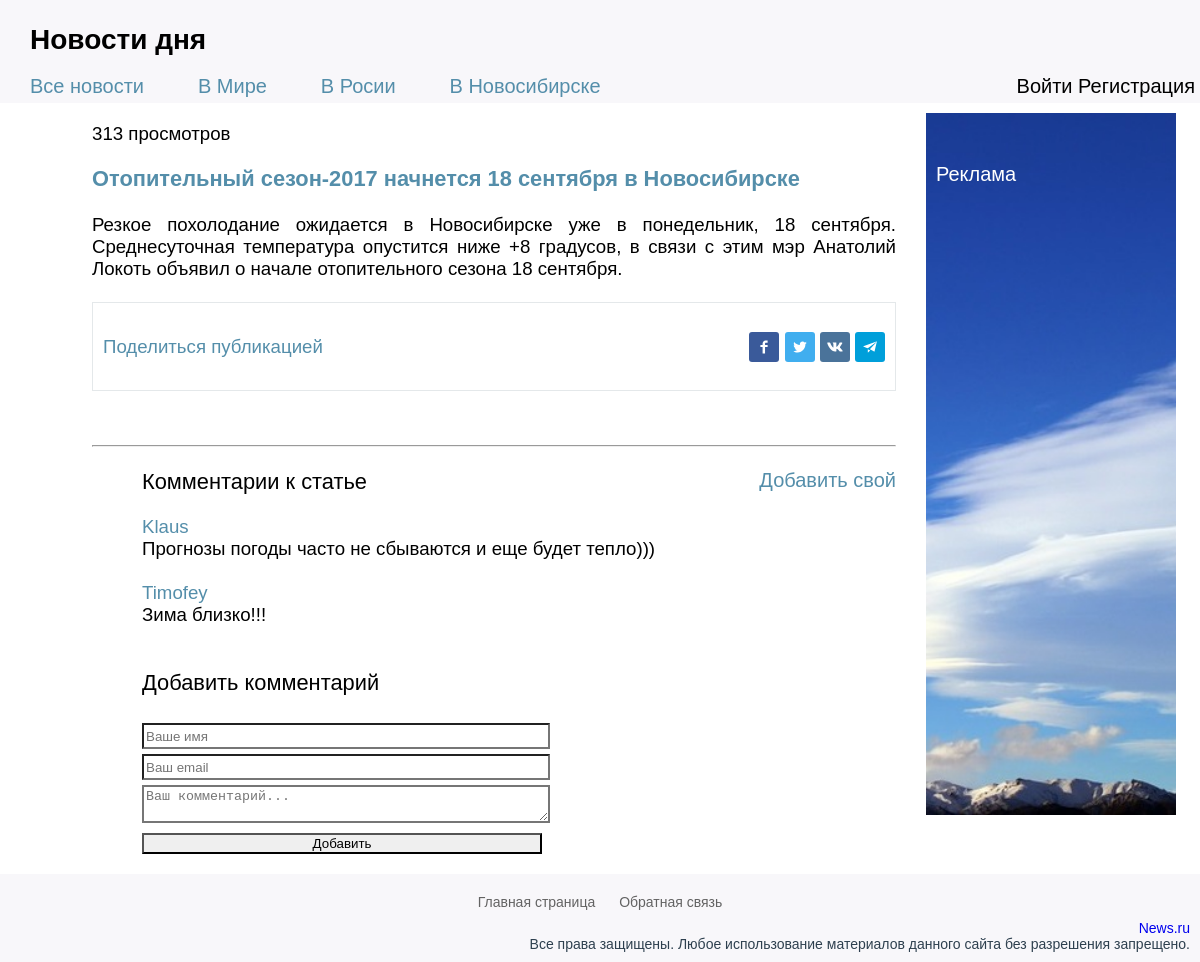
Page /pages/article.php on the committed database.
### tables this page shows
CREATE TABLE `articles` (
  `id` int(11) NOT NULL,
  `title` varchar(255) NOT NULL,
  `content` text NOT NULL,
  `date` date NOT NULL,
  `views` int(11) NOT NULL,
  `likes` int(11) NOT NULL,
  `category` varchar(255) NOT NULL
);

CREATE TABLE `comments` (
  `id` int(11) NOT NULL,
  `articles_id` varchar(11) DEFAULT NULL,
  `author` varchar(60) NOT NULL,
  `email` varchar(60) NOT NULL,
  `text` text NOT NULL,
  `pubdate` datetime NOT NULL
);

### pages/article.php (the view, shortened to what this page needs)
<?php
    require_once "../config.php";
?>
<!DOCTYPE html>
<html lang="ru">
<head>
    <link rel="stylesheet" type="text/css" href="/style/style.css">
</head>
<body>
    <div class="container">
        <?php require_once("header.php") ;?>
        <div class="left_column">
            <?php
            $id = ($_GET['id'] ? intval(htmlentities(trim($_GET['id']))) : 1);
            $article = $pdo->prepare('SELECT * FROM `articles` WHERE `id` = ?');
            $article->bindValue(1, $id, PDO::PARAM_INT);
            $article->execute();
            $article_count = $article->fetchAll();
            if ($article_count <= 0) {
	       ?>
            <div>
                <div>
                <h3>
                    Запрашиваемая Вами статья не найдена!
                </h3>
                </div>
            </div>
            <?php
                } else{
                    foreach ($article_count as $art) {
            ?>
            <div>
                <a class="article_views"><?php echo $art['views']; ?> просмотров</a>
                <h3 class="article_title">
                <?php
                    echo $art['title'];
                ?>
                </h3>
                <div class="article_text">
                    <?php
                        echo $art['content'];
                    ?>
                </div>
                <br>
                <div class="post-share">
                    <span class="post-share_title">Поделиться публикацией</span>
                        <ul class="post-share_buttons social-icons">
                            <li class="social-icons_item social-icons_item_post">
                                <a href="https://www.facebook.com/sharer/sharer.php?u=http://t1009/pages/article.php?id=<?php echo $art['id'];?>" class="social-icons_item-link social-icons_item-link_normal social-icons_item-link_facebook" title="Опубликовать ссылку в Facebook" onclick="window.open(this.href, 'Опубликовать ссылку в Facebook', 'width=640,height=436,toolbar=0,status=0'); return false">
                                <svg class="icon-svg" aria-hidden="true" aria-labelledby="title" version="1.1" role="img" width="24" height="24" viewBox="0 0 24 24"><path d="M14.889 8.608h-1.65c-.195 0-.413.257-.413.6v1.192h2.063v1.698h-2.063v5.102h-1.948v-5.102h-1.766v-1.698h1.766v-1c0-1.434.995-2.6 2.361-2.6h1.65v1.808z"></path></svg>
                                </a>
                            </li>
                            <li class="social-icons_item social-icons_item_post">
                                <a href="https://twitter.com/share?url=http://t1009/pages/article.php?id=<?php echo $art['id'];?>" class="social-icons_item-link social-icons_item-link_normal social-icons_item-link_twitter" title="Опубликовать ссылку в Twitter" onclick="window.open(this.href, 'Опубликовать ссылку в Twitter', 'width=800,height=300,resizable=yes,toolbar=0,status=0'); return false">
                                </a>
                            </li>
                            <li class="social-icons_item social-icons_item_post">
                                <a href="http://vk.com/share.php?url=http://t1009/pages/article.php?id=<?php echo $art['id'];?>" class="social-icons_item-link social-icons_item-link_normal social-icons_item-link_vkontakte" title="Опубликовать ссылку во ВКонтакте" onclick="window.open(this.href, 'Опубликовать ссылку во Вконтакте', 'width=800,height=300,toolbar=0,status=0'); return false">
                                </a>
                            </li>
                            <li class="social-icons_item social-icons_item_post">
                                <a href="https://t.me/share/url?url=http://t1009/pages/article.php?id=<?php echo $art['id'];?>" class="social-icons_item-link social-icons_item-link_normal social-icons_item-link_telegram" title="Поделиться ссылкой в Telegram" onclick="window.open(this.href, 'Поделиться ссылкой в Telegram', 'width=800,height=300,toolbar=0,status=0'); return false">
                                </a>
                            </li>
                        </ul>
                </div>
            </div>
            <?php
        }
        ?>
            <br><br>
            <hr>
            <div class="comment_block">
                <a href="#comment-add-form">Добавить свой</a>
                <h3>Комментарии к статье </h3>
                <div class="comment_content">
                    <div>
                        <?php
                            $comments = $pdo->prepare("SELECT * FROM `comments` WHERE `articles_id` = ? ORDER BY `id` DESC");
                            $comments->bindValue(1, $id, PDO::PARAM_INT);
                            $comments->execute();
                            $comments_count = $comments->fetchAll();
                            foreach ($comments_count as $comment) {
                                ?>
                                <article>
                                    <div>
                                            <div class="comment_author_text"><?php echo $comment['author']; ?></div>
                                                <div class="article__info__preview"><?php echo $comment['text'] ;?></div>
                                                    <div> <br> </div>
                                    </div>
                                </article>
                            <?php
                            }
                            ?>
                    </div>
                </div>
            </div>
            <div id="comment-add-form" class="comment_block">
                <h3>Добавить комментарий</h3>
                <div class="block__content">
                    <form class="form" method="POST" action="/pages/article.php?id=<?php echo $art['id'];?>#comment-add-form">
                    <div class="form__group">
                        <div class="row">
                            <div>
                                <input type="text" name="name" class="form__control" placeholder="Ваше имя" value="<?php echo $_POST['name'];?>">
                            </div>
                            <div>
                            	<input type="text" name="email" class="form__control" placeholder="Ваш email" value="<?php echo $_POST['email'];?>">
                            </div>
                        </div>
                    </div>
                    <div class="form__group">
                        <textarea class="form__control" name="text" placeholder="Ваш комментарий..."><?php echo $_POST['text'];?></textarea>
                    </div>
                    <div class="form__group">
                        <input type="submit" name="do_post" value="Добавить" class="form__control">
                    </div>
                    </form>
                </div>
            </div>
        </div>
	<?php
        }
	?>
	<aside>
        <div class="adv_block">
            <img src="/images/sky_right_column.jpg" class="img_aside">
            <p>Реклама</p>
        </div>
    </aside>
        <?php require_once("footer.php") ;?>
    </div>
</body>
</html>

### style/style.css (style rules this page uses)
body { font: 14px Arial, Helvetica, sans-serif; margin: 0; }
html, body { height: 100%; color: black; }
.container { max-width: 1366px; width: 100%; }
.left_column { float: left; width: 67%; padding: 20px; font: 14pt Arial, Helvetica, sans-serif; margin-left: 6%; text-align: justify; min-height: 400px; }
.article_title { text-decoration: none; color: #548eaa; }
.post-share { border: 1px solid #e4e8ea; padding: 10px; display: flex; -webkit-box-align: center; align-items: center; }
.post-share_title { color: #548eaa; }
.post-share_buttons { margin-left: auto; }
.social-icons_item_post { display: inline-block; }
.social-icons_item-link_facebook { background: #3a5a9a; }
.social-icons_item-link { display: inline-block; border-radius: 3px; color: #fff; vertical-align: middle; text-align: center; cursor: pointer; }
.social-icons_item-link, .icon-svg { width: 30px; height: 30px; }
.icon-svg { display: inline-block; background-color: transparent; color: inherit; vertical-align: middle; fill: currentColor; stroke: currentColor; stroke-width: 0; pointer-events: none; position: relative; }
.social-icons_item-link_twitter { background: #40aeef; }
.social-icons_item-link_vkontakte { background: #4a739a; }
.social-icons_item-link_telegram { background: #009fda; }
.comment_block { margin-left: 50px; }
.comment_block > h3 { font-weight: normal; }
.comment_block > a { float: right; font-size: 20px; color: #548eaa; text-decoration: none; font-weight: 300; }
.comment_author_text { color: #548eaa; }
.form__control { min-width: 400px; min-height: 20px; border-width: 2px; margin-top: 5px; }
aside { padding: 10px; font: 20px Arial, Helvetica, sans-serif; margin-left: 75%; margin-right: 2%; overflow: hidden; text-align: justify; }
.adv_block { display:inline-block; position:relative; }
.adv_block > img { width: 375px; }
.adv_block > p { display:inline-block; position:absolute; top:30px; left:10px; color: #fff; }

### rows in the picture
articles: views "313", title "Отопительный сезон-2017 начнется 18 сентября в Новосибирске", content "Резкое похолодание ожидается в Новосибирске уже в понедельник, 18 сентября. Среднесуточная температура опустится ниже +8 градусов, в связи с этим мэр Анатолий Локоть объявил о начале отопительного сезона 18 сентября."
comments: author "Klaus", text "Прогнозы погоды часто не сбываются и еще будет тепло)))"
comments: author "Timofey", text "Зима близко!!!"
